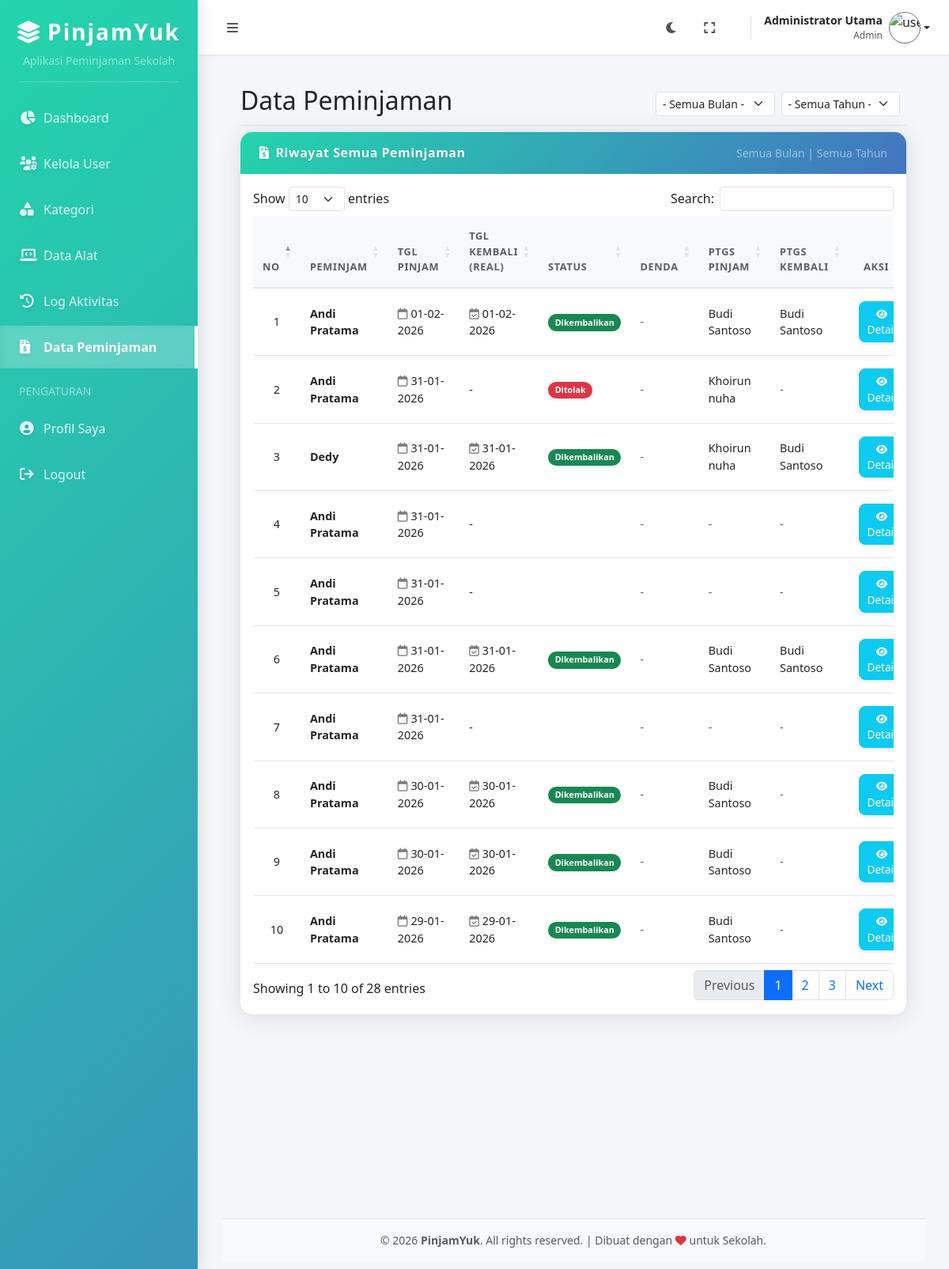
Screenshot of /admin/index.php?page=peminjaman (signed in) with the database file from the repository.
### tables this page shows
CREATE TABLE `peminjaman` (
  `id_peminjaman` int(11) NOT NULL,
  `id_pengguna` int(11) NOT NULL,
  `tgl_pengajuan_pinjam` datetime DEFAULT NULL,
  `tgl_pinjam` datetime DEFAULT NULL,
  `tgl_kembali_rencana` date DEFAULT NULL,
  `tgl_pengajuan_kembali` datetime DEFAULT NULL,
  `tgl_kembali_real` datetime DEFAULT NULL,
  `denda` int(11) DEFAULT 0,
  `status` enum('diajukan','dipinjam','dikembalikan','ditolak','diajukan_kembali') NOT NULL DEFAULT 'diajukan',
  `id_petugas` int(11) DEFAULT NULL,
  `id_petugas_kembali` int(11) DEFAULT NULL
);

CREATE TABLE `pengguna` (
  `id_pengguna` int(11) NOT NULL,
  `username` varchar(50) NOT NULL,
  `password` varchar(255) NOT NULL,
  `nama_lengkap` varchar(100) NOT NULL,
  `alamat` text DEFAULT NULL,
  `level` enum('admin','petugas','peminjam') NOT NULL,
  `gambar` varchar(255) DEFAULT 'default_profil.png',
  `status` enum('aktif','blokir') DEFAULT 'aktif'
);

### admin/controllers/peminjaman_controller.php (called while the page is built)
<?php
require_once __DIR__ . '/../logic/peminjaman_logic.php';
$bulan = isset($_GET['bulan']) ? $_GET['bulan'] : '';
$tahun = isset($_GET['tahun']) ? $_GET['tahun'] : '';
$peminjaman = ambil_semua_peminjaman($bulan, $tahun);
require_once __DIR__ . '/../views/peminjaman_index.php';
?>

### admin/logic/peminjaman_logic.php (called while the page is built, shortened)
<?php
require_once __DIR__ . '/../../config/database.php';
function ambil_semua_peminjaman($bulan = '', $tahun = '') {
    global $conn;
    $where = [];
    $where_sql = "";
    $query = "SELECT p.*,
                     u_peminjam.nama_lengkap as nama_peminjam,
                     u_petugas.nama_lengkap as nama_petugas,
                     u_kembali.nama_lengkap as nama_petugas_kembali
              FROM peminjaman p
              JOIN pengguna u_peminjam ON p.id_pengguna = u_peminjam.id_pengguna
              LEFT JOIN pengguna u_petugas ON p.id_petugas = u_petugas.id_pengguna
              LEFT JOIN pengguna u_kembali ON p.id_petugas_kembali = u_kembali.id_pengguna
              $where_sql
              ORDER BY p.tgl_pinjam DESC";
    return mysqli_query($conn, $query);
}
function ambil_detail_peminjaman($id_peminjaman) {
    global $conn;
    $id = mysqli_real_escape_string($conn, $id_peminjaman);
    $queryInfo = "SELECT p.*,
                         u_peminjam.nama_lengkap as nama_peminjam,
                         u_peminjam.alamat as alamat_peminjam,
                         u_petugas.nama_lengkap as nama_petugas,
                         u_kembali.nama_lengkap as nama_petugas_kembali
                  FROM peminjaman p
                  JOIN pengguna u_peminjam ON p.id_pengguna = u_peminjam.id_pengguna
                  LEFT JOIN pengguna u_petugas ON p.id_petugas = u_petugas.id_pengguna
                  LEFT JOIN pengguna u_kembali ON p.id_petugas_kembali = u_kembali.id_pengguna
                  WHERE p.id_peminjaman = '$id'";
    $infoResult = mysqli_query($conn, $queryInfo);
    $info = mysqli_fetch_assoc($infoResult);
    $queryItems = "SELECT dp.*, a.nama_alat, a.gambar, k.nama_kategori
                   FROM detail_peminjaman dp
                   JOIN alat a ON dp.id_alat = a.id_alat
                   JOIN kategori k ON a.id_kategori = k.id_kategori
                   WHERE dp.id_peminjaman = '$id'";
    $itemsResult = mysqli_query($conn, $queryItems);
    $items = [];
    while ($row = mysqli_fetch_assoc($itemsResult)) {
        $items[] = $row;
    }
    return [
        'info' => $info,
        'items' => $items
    ];
}
?>

### admin/views/peminjaman_index.php (the view, shortened to what this page needs)
<div class="d-flex justify-content-between flex-wrap flex-md-nowrap align-items-center pt-1 pb-1 mb-2 border-bottom">
    <h1 class="h2">Data Peminjaman</h1>
    <div class="btn-toolbar mb-2 mb-md-0">
        <form action="" method="GET" class="d-flex gap-2 align-items-center me-2">
            <select name="bulan" class="form-select form-select-sm" onchange="this.form.submit()">
                <option value="">- Semua Bulan -</option>
                <?php
                $bulan = isset($_GET['bulan']) ? $_GET['bulan'] : '';
                $bulan_list = [
                    1 => 'Januari', 2 => 'Februari', 3 => 'Maret', 4 => 'April',
                    5 => 'Mei', 6 => 'Juni', 7 => 'Juli', 8 => 'Agustus',
                    9 => 'September', 10 => 'Oktober', 11 => 'November', 12 => 'Desember'
                ];
                ?>
            </select>
            <select name="tahun" class="form-select form-select-sm" onchange="this.form.submit()">
                <option value="">- Semua Tahun -</option>
                <?php
                $tahun = isset($_GET['tahun']) ? $_GET['tahun'] : '';
                ?>
            </select>
        </form>
    </div>
</div>
<div class="card shadow mb-4">
    <div class="card-header py-3 d-flex justify-content-between align-items-center bg-primary text-white">
        <h6 class="m-0 font-weight-bold"><i class="fas fa-file-invoice-dollar me-2"></i>Riwayat Semua Peminjaman</h6>
        <div class="small text-white-50">
            <?= $bulan ? "Bulan: " . $bulan_list[$bulan] : "Semua Bulan" ?> | <?= $tahun ? "Tahun: " . $tahun : "Semua Tahun" ?>
        </div>
    </div>
    <div class="card-body">
        <div class="table-responsive">
            <table class="table table-hover align-middle datatable" width="100%" cellspacing="0">
                <thead class="table-light">
                    <tr>
                        <th class="text-center" width="5%">No</th>
                        <th>Peminjam</th>
                        <th>Tgl Pinjam</th>
                        <th>Tgl Kembali (Real)</th>
                        <th>Status</th>
                        <th>Denda</th>
                        <th>Ptgs Pinjam</th>
                        <th>Ptgs Kembali</th>
                        <th width="10%" class="text-center">Aksi</th>
                    </tr>
                </thead>
                <tbody>
                    <?php
                    $no = 1;
                    while($row = mysqli_fetch_assoc($peminjaman)):
                        $detail_data = ambil_detail_peminjaman($row['id_peminjaman']);
                        $items = $detail_data['items'];
                        $arr_items = [];
                        foreach($items as $item){
                            $img = !empty($item['gambar']) ? '../assets/img/'.$item['gambar'] : '../assets/img/default-alat.jpg';
                            $arr_items[] = [
                                'nama' => $item['nama_alat'],
                                'jumlah' => $item['jumlah'],
                                'gambar' => $img
                            ];
                        }
                        $json_items = htmlspecialchars(json_encode($arr_items), ENT_QUOTES, 'UTF-8');
                    ?>
                    <tr>
                        <td class="text-center"><?= $no++ ?></td>
                        <td class="fw-bold"><?= htmlspecialchars($row['nama_peminjam']) ?></td>
                        <td><i class="far fa-calendar me-1"></i><?= date('d-m-Y', strtotime($row['tgl_pinjam'])) ?></td>
                        <td><?= $row['tgl_kembali_real'] ? '<i class="far fa-calendar-check me-1"></i>'.date('d-m-Y', strtotime($row['tgl_kembali_real'])) : '-' ?></td>
                        <td>
                            <?php
                            $status_class = '';
                            switch ($row['status']) {
                                case 'dipinjam': $status_class = 'bg-primary'; break;
                                case 'dikembalikan': $status_class = 'bg-success'; break;
                                case 'ditolak': $status_class = 'bg-danger'; break;
                                default: $status_class = 'bg-secondary';
                            }
                            ?>
                            <span class="badge <?= $status_class ?>"><?= ucfirst($row['status']) ?></span>
                        </td>
                        <td>
                            <?php if($row['denda'] > 0): ?>
                                <span class="text-danger fw-bold">Rp <?= number_format($row['denda'], 0, ',', '.') ?></span>
                            <?php else: ?>
                                <span class="text-muted">-</span>
                            <?php endif; ?>
                        </td>
                        <td><?= !empty($row['nama_petugas']) ? htmlspecialchars($row['nama_petugas']) : '<span class="text-muted">-</span>' ?></td>
                        <td><?= !empty($row['nama_petugas_kembali']) ? htmlspecialchars($row['nama_petugas_kembali']) : '<span class="text-muted">-</span>' ?></td>
                        <td class="text-center">
                            <button type="button" class="btn btn-info btn-sm btn-detail text-white"
                                    data-id="<?= $row['id_peminjaman'] ?>"
                                    data-peminjam="<?= htmlspecialchars($row['nama_peminjam']) ?>"
                                    data-items="<?= $json_items ?>"
                                    data-denda="<?= number_format($row['denda'], 0, ',', '.') ?>"
                                    title="Lihat Detail Barang">
                                <i class="fas fa-eye"></i> Detail
                            </button>
                        </td>
                    </tr>
                    <?php endwhile; ?>
                </tbody>
            </table>
        </div>
    </div>
</div>

### assets/css/layout.css (style rules this page uses)
:root { --bg-body: #f8f9fc; --bg-card: #ffffff; --text-primary: #5a5c69; --text-heading: #2e2f3e; --border-color: rgba(0, 0, 0, 0.1); }
html, body { height: 100vh; overflow: hidden; margin: 0; padding: 0; background-color: var(--bg-body); }

### assets/css/style.css (style rules this page uses)
body { font-family: 'Segoe UI', Tahoma, Geneva, Verdana, sans-serif; background-color: #f4f6f9; }
.card { border: none; box-shadow: 0 0 15px rgba(0, 0, 0, 0.05); border-radius: 10px; }
html { -ms-overflow-style: none; scrollbar-width: none; }

### assets/css/petugas.css (style rules this page uses)
.card { border: none; border-radius: 15px; box-shadow: 0 0.15rem 1.75rem 0 rgba(58, 59, 69, 0.15) !important; transition: transform 0.2s ease-in-out; background: #fff; overflow: hidden; }
.card-header { background: linear-gradient(-45deg, #1a2980, #26d0ce, #4e54c8, #23d5ab); background-size: 400% 400%; animation: gradientSidebar 15s ease infinite; color: white; border-bottom: none; padding: 1rem 1.5rem; }
.card-header h6 { color: white !important; font-weight: 700; letter-spacing: 0.5px; text-shadow: 0 1px 2px rgba(0, 0, 0, 0.1); }
.table { margin-bottom: 0; color: #444; }
.table thead th { background-color: #f8f9fc; color: #5a5c69; font-weight: 700; text-transform: uppercase; font-size: 0.8rem; letter-spacing: 0.05em; border-bottom: 2px solid #e3e6f0; padding: 1rem 0.75rem; }
.table tbody tr { transition: all 0.2s ease; }
.table td { vertical-align: middle; padding: 1rem 0.75rem; border-bottom: 1px solid #e3e6f0; font-size: 0.9rem; }
.badge { padding: 0.5em 0.8em; font-weight: 600; border-radius: 30px; box-shadow: 0 2px 4px rgba(0, 0, 0, 0.05); }
.btn-sm { padding: 0.3rem 0.6rem; font-size: 0.85rem; border-radius: 8px; box-shadow: 0 2px 4px rgba(0, 0, 0, 0.1); transition: all 0.2s; }
.btn-sm i { font-size: 0.8rem; }
.table i.far { opacity: 0.6; }

### rows the page displays
peminjaman: id_pengguna.nama_lengkap "Andi Pratama", tgl_pinjam "01-02-2026", tgl_kembali_real "01-02-2026", status "Dikembalikan", id_petugas.nama_lengkap "Budi Santoso"
peminjaman: id_pengguna.nama_lengkap "Andi Pratama", tgl_pinjam "31-01-2026", status "Ditolak", id_petugas.nama_lengkap "Khoirun nuha"
peminjaman: id_pengguna.nama_lengkap "Dedy", tgl_pinjam "31-01-2026", tgl_kembali_real "31-01-2026", status "Dikembalikan", id_petugas.nama_lengkap "Khoirun nuha", id_petugas_kembali.nama_lengkap "Budi Santoso"
peminjaman: id_pengguna.nama_lengkap "Andi Pratama", tgl_pinjam "31-01-2026"
peminjaman: id_pengguna.nama_lengkap "Andi Pratama", tgl_pinjam "31-01-2026"
peminjaman: id_pengguna.nama_lengkap "Andi Pratama", tgl_pinjam "31-01-2026", tgl_kembali_real "31-01-2026", status "Dikembalikan", id_petugas.nama_lengkap "Budi Santoso"
peminjaman: id_pengguna.nama_lengkap "Andi Pratama", tgl_pinjam "31-01-2026"
peminjaman: id_pengguna.nama_lengkap "Andi Pratama", tgl_pinjam "30-01-2026", tgl_kembali_real "30-01-2026", status "Dikembalikan", id_petugas.nama_lengkap "Budi Santoso"
peminjaman: id_pengguna.nama_lengkap "Andi Pratama", tgl_pinjam "30-01-2026", tgl_kembali_real "30-01-2026", status "Dikembalikan", id_petugas.nama_lengkap "Budi Santoso"
peminjaman: id_pengguna.nama_lengkap "Andi Pratama", tgl_pinjam "29-01-2026", tgl_kembali_real "29-01-2026", status "Dikembalikan", id_petugas.nama_lengkap "Budi Santoso"

### other values shown
$nama_nav "Administrator Utama"
$_SESSION['level'] "Admin"
